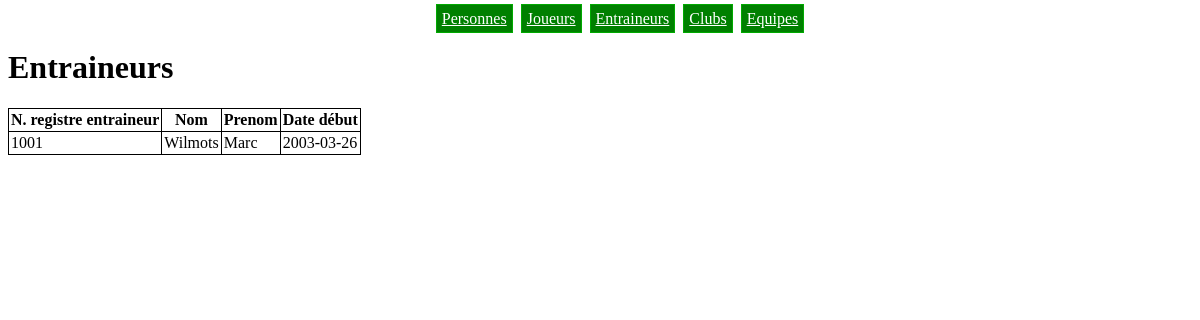
/entraineurs.php, run on an earlier commit of the app's database.
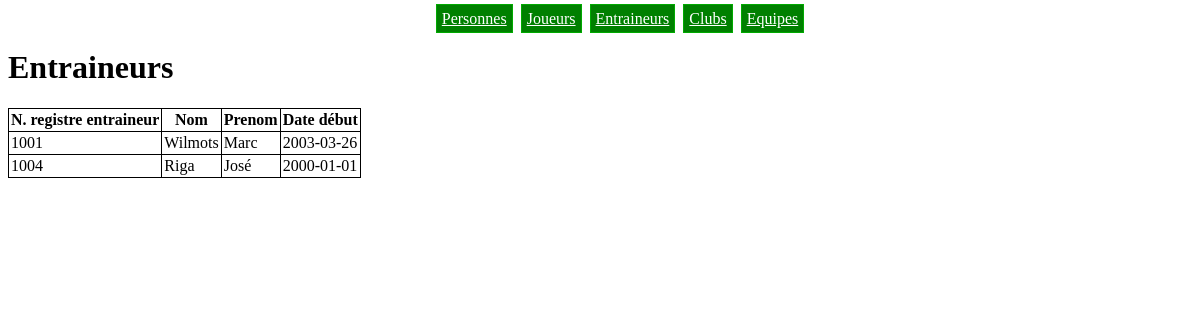
And on a later commit of the database.
### tables this page shows
CREATE TABLE IF NOT EXISTS Entraineur (
  n_registre_entraineur BIGINT PRIMARY KEY,
  date_debut            DATE   NOT NULL,
  FOREIGN KEY (n_registre_entraineur) REFERENCES Personne(n_registre)
);

CREATE TABLE IF NOT EXISTS Personne (
  n_registre  BIGINT       PRIMARY KEY,
  nom         VARCHAR(50)  NOT NULL,
  prenom      VARCHAR(50)  NOT NULL,
  nationalite VARCHAR(50)  NOT NULL,
  rue         VARCHAR(200) NOT NULL,
  numero      INT          NOT NULL,
  code_postal INT          NOT NULL,
  localite    VARCHAR(50)  NOT NULL
);

### entraineurs.php (the view)
<?php include 'header.php' ?>
<h1>Entraineurs</h1>
<table>
  <tr>
    <th>N. registre entraineur</th>
    <th>Nom</th>
    <th>Prenom</th>
    <th>Date début</th>
  </tr>
  <?php
  $req = $bdd->query('SELECT Entraineur.n_registre_entraineur, Personne.nom, Personne.prenom, Entraineur.date_debut
                      FROM Entraineur JOIN Personne
                      ON Personne.n_registre = Entraineur.n_registre_entraineur');
  while($tuple = $req->fetch()){
    ?>
    <tr>
      <td><?php echo $tuple['n_registre_entraineur'] ?></td>
      <td><?php echo $tuple['nom'] ?></td>
      <td><?php echo $tuple['prenom'] ?></td>
      <td><?php echo $tuple['date_debut'] ?></td>
    </tr>
    <?php
  }
  ?>
</table>
<?php include 'footer.php' ?>

What changed in the data, as far as the page shows it:
added entraineur: n_registre_entraineur "1004", n_registre_entraineur.nom "Riga", n_registre_entraineur.prenom "José", date_debut "2000-01-01"
